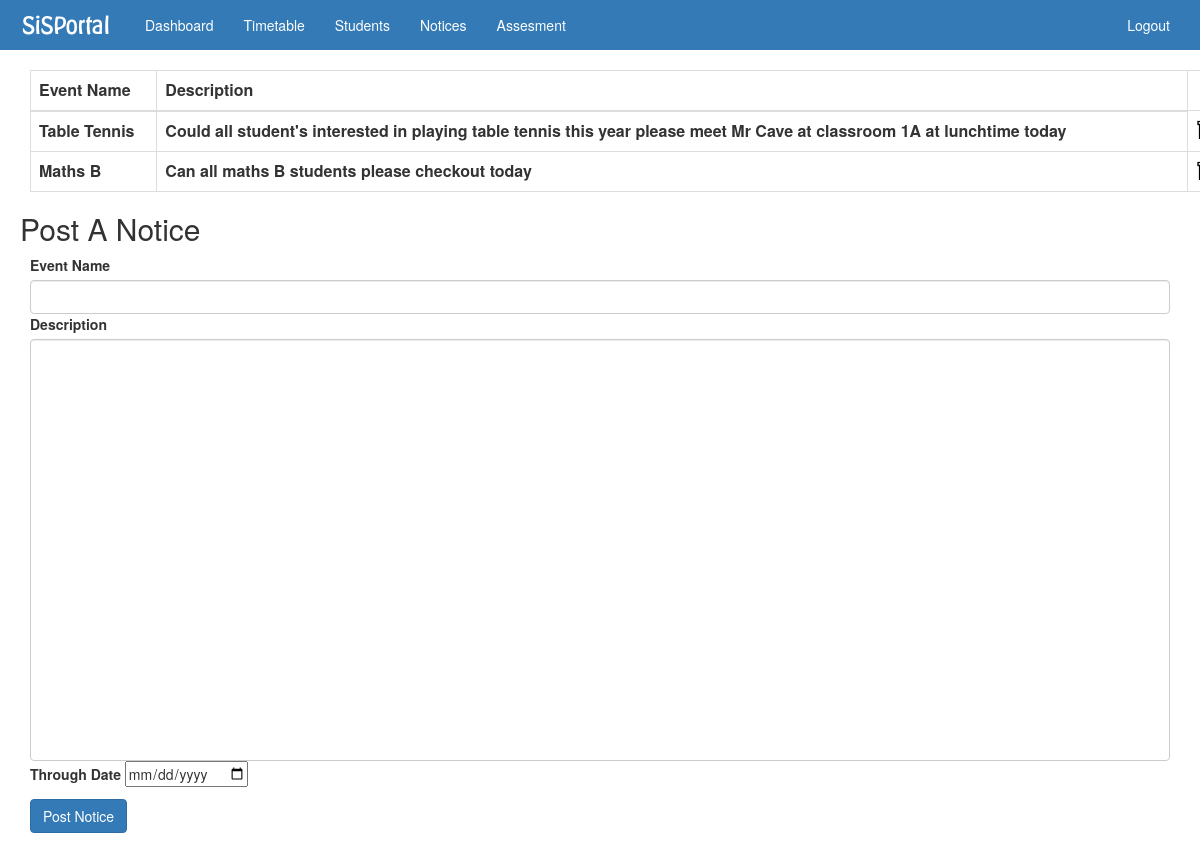
The app's page /notices.php (signed in), older data.
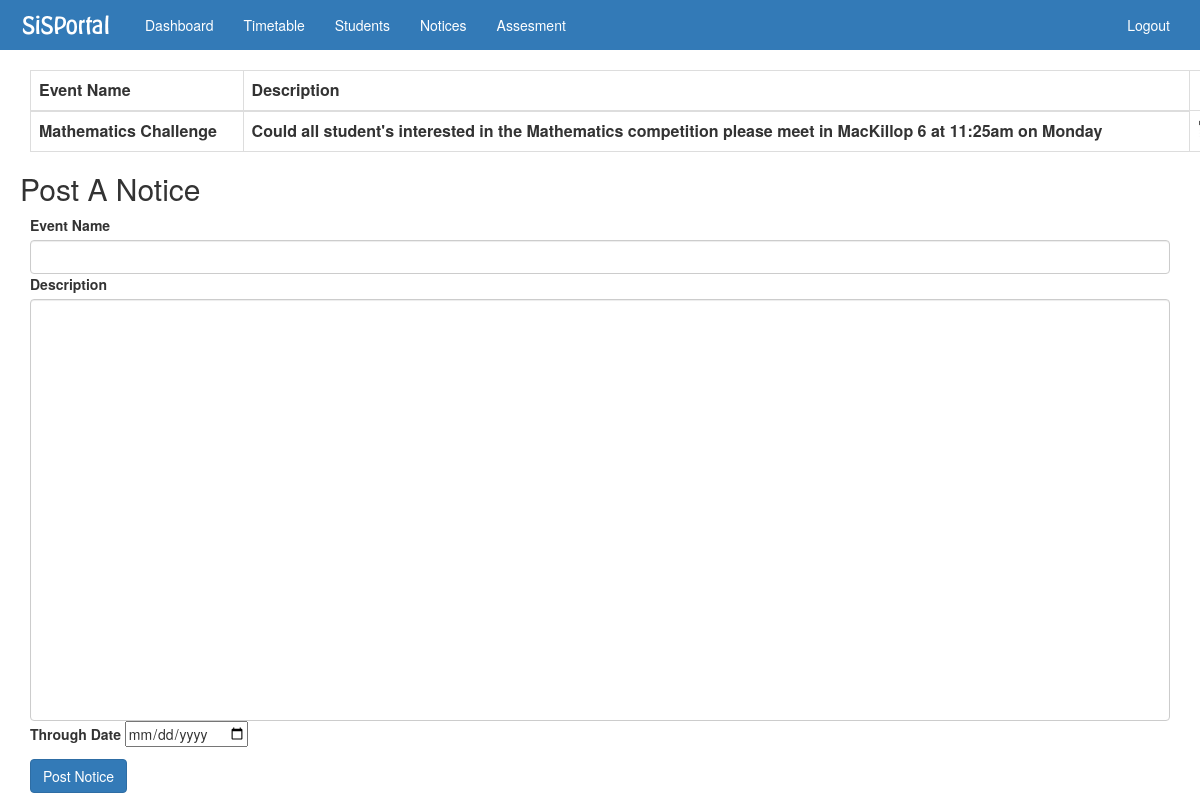
The same page, newer data.
### tables this page shows
CREATE TABLE `notices` (
  `noticeID` int(10) NOT NULL AUTO_INCREMENT,
  `userID` int(10) NOT NULL,
  `activity` varchar(100) NOT NULL,
  `notice_comment` varchar(1000) NOT NULL,
  `through_date` date NOT NULL,
  PRIMARY KEY (`noticeID`)
);

### notices.php (the view, shortened to what this page needs)
<?php
require('dbc.php');
include('include.php');
$stmt = $pdo->query("SELECT * from notices order By through_date");
?>
<link rel='stylesheet' type='text/css' href='components/css/navbar.css'/>
<link rel='stylesheet' type='text/css' href='css/notice.css'/>
</head>
<body>
<?php
  if($_SESSION['teacher_status'] == 1){
    include("components/teacher-navbar.php");
  }
  else {
    include("components/navbar.php");
  }
?>
<table id='table-main' class="table table-bordered">
<thead>
<tr>
  <th>Event Name</th>
  <th>Description</th>
</tr>
</thead>
<tbody>
<?php
  while($row = $stmt->fetch()) {
    if($_SESSION['teacher_status'] == 1 || $row['userID'] == $_SESSION['userID']) {
      echo ("<tr><th>".$row['activity']."</th><th>".$row['notice_comment']."</th><th><a href='deletenotice.php?noticeID=".$row['noticeID']."'><img width='20' src='images/trashcan.png'></a></th></tr>");
    }
    else {
    echo ("<tr><th>".$row['activity']."</th><th>".$row['notice_comment']."</th></tr>");
    }
  }
?>
</table>
<?php if ($_SESSION['teacher_status'] == 1): ?>
  <h2 id='notice-title'>Post A Notice</h2>
  <form action='noticepost.php' method='POST'>
    <div id='post-notice' class='form-group'>
      <label>Event Name</label>
      <input type='text' name='eventname' class='form-control'>
      <label>Description</label>
      <input id='desc-box' type='text' name='description' class='form-control'>
      <label>Through Date</label>
      <input type='date' name='date_through'><br>
      <button type='submit' id='button-submit' class='btn btn-primary'>Post Notice</button>
    </div>
  </form>
<?php endif; ?>
</body>

### components/teacher-navbar.php (shortened to what this page needs)
<nav id='navbar-top' class="navbar navbar-inverse">
  <div class="container-fluid">
    <div class="navbar-header">
      <a class="navbar-brand" href="#"><img id='logo-image' src='images/logo.png'/></a>
    </div>
    <div class="collapse navbar-collapse" id="myNavbar">
      <ul class="nav navbar-nav">
        <li><a id='nav-text' href="teacher-dashboard.php">Dashboard</a></li>
        <li><a id='nav-text' href="timetable.php">Timetable</a></li>
        <li><a id='nav-text' href="students.php">Students</a></li>
        <li><a id='nav-text' href="notices.php">Notices</a></li>
        <li><a id='nav-text' href="Assesment.php">Assesment</a></li>
      </ul>
      <ul class="nav navbar-nav navbar-right">
        <li><a id='nav-text' href="<?php echo "login.php";?>">Logout</a></li>
      </ul>
    </div>
  </div>
</nav>

Row changes from the older to the newer data that the page shows:
removed notices: activity "Table Tennis", notice_comment "Could all student's interested in playing table tennis this year please meet Mr Cave at classroom 1A at lunchtime today"
removed notices: activity "Maths B", notice_comment "Can all maths B students please checkout today"
added notices: activity "Mathematics Challenge", notice_comment "Could all student's interested in the Mathematics competition please meet in MacKillop 6 at 11:25am on Monday"
